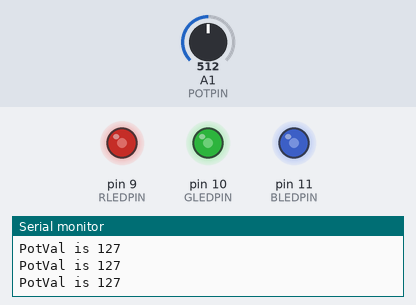
This sketch was run on a simulated Arduino Uno, built with avr-gcc and run on an emulated ATmega328P. On the bench: output pins drawn as LEDs (lit = HIGH), the last lines printed to the serial monitor. Inputs (shaded band) come from the test bench; at power-on: A1 (POTPIN) = 512.

Above: at 1.2 s.
1.3 s: A1 (POTPIN) set to 411
At 2.2 s:
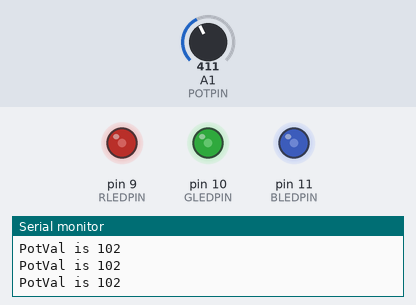
2.8 s: A1 (POTPIN) set to 383
At 3.2 s:
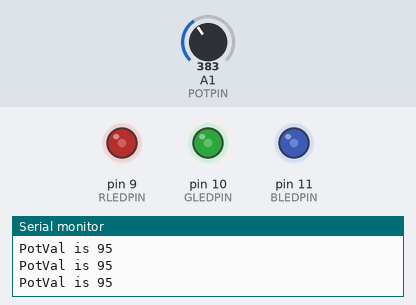
5.8 s: A1 (POTPIN) set to 122
At 6.7 s:
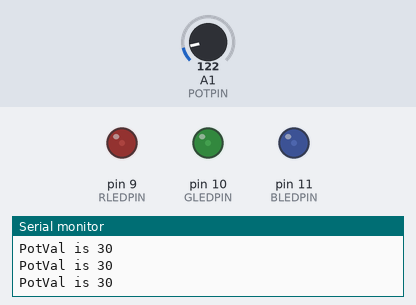
7.3 s: A1 (POTPIN) set to 45
At 7.8 s:
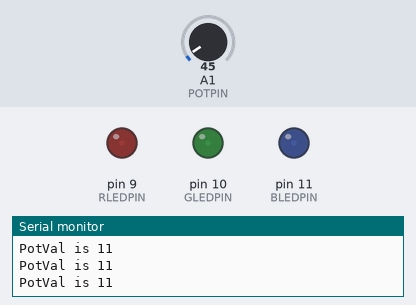
10.3 s: A1 (POTPIN) set to 36
At 11.2 s:
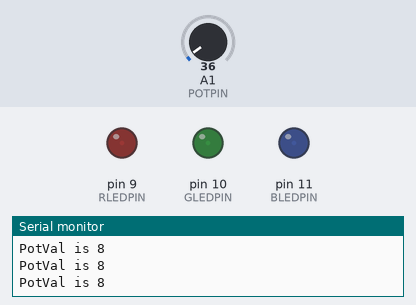
11.8 s: A1 (POTPIN) set to 511
At 12.5 s:
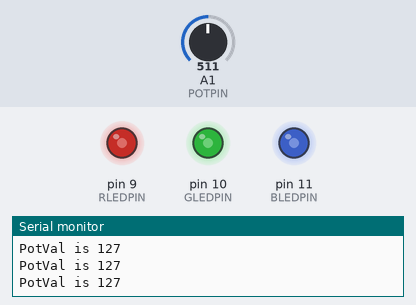
Timing chart, 0 to 14.3 s (numbered marks = the images above; inputs shaded):
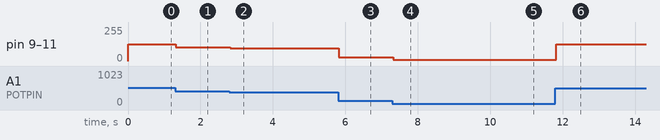

The sketch:

rgbLED3.ino
```cpp
//ID 12345
//#include <LibPrintf.h>;

const byte POTPIN = A1;
const byte RLEDPIN = 9;
const byte GLEDPIN = 10;
const byte BLEDPIN = 11;

void setup() {
  pinMode(POTPIN, INPUT);
  pinMode(RLEDPIN, OUTPUT);
  pinMode(GLEDPIN, OUTPUT);
  pinMode(BLEDPIN, OUTPUT);

  Serial.begin(9600);
}

void loop() {
  int PotVal = analogRead(POTPIN);
  PotVal = map(PotVal, 0, 1023, 0, 255);
  Serial.print("PotVal is ");
  Serial.println(PotVal);
  //OR
  //printf("PotVal is %i\n", PotVal);

  analogWrite(RLEDPIN, PotVal);
  analogWrite(GLEDPIN, PotVal);
  analogWrite(BLEDPIN, PotVal);
}
```

Measured:
- after the input at 1.3 s, pin 9 (RLEDPIN), pin 10 (GLEDPIN), pin 11 (BLEDPIN): 127/255 → 102/255 at once
- after the input at 2.8 s, pin 9 (RLEDPIN), pin 10 (GLEDPIN), pin 11 (BLEDPIN): 102/255 → 95/255 at once
- after the input at 5.8 s, pin 9 (RLEDPIN), pin 10 (GLEDPIN), pin 11 (BLEDPIN): 95/255 → 30/255 at once
- after the input at 7.3 s, pin 9 (RLEDPIN), pin 10 (GLEDPIN), pin 11 (BLEDPIN): 30/255 → 11/255 at once
- after the input at 10.3 s, pin 9 (RLEDPIN), pin 10 (GLEDPIN), pin 11 (BLEDPIN): 11/255 → 8/255 at once
- after the input at 11.8 s, pin 9 (RLEDPIN), pin 10 (GLEDPIN), pin 11 (BLEDPIN): 8/255 → 127/255 at once
